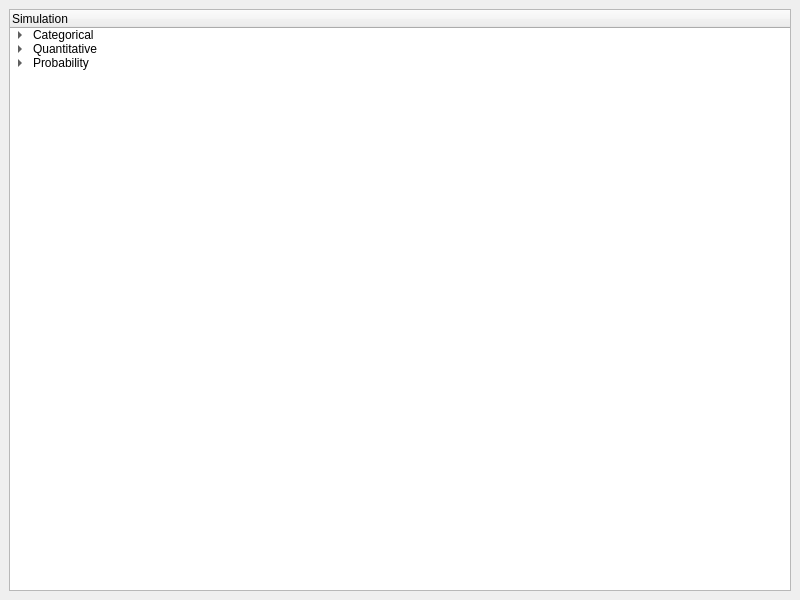
<?xml version="1.0" encoding="UTF-8"?>
<ui version="4.0">
 <class>MainWindow</class>
 <widget class="QMainWindow" name="MainWindow">
  <property name="geometry">
   <rect>
    <x>0</x>
    <y>0</y>
    <width>800</width>
    <height>600</height>
   </rect>
  </property>
  <property name="windowTitle">
   <string>Desktop Statistics Calculator</string>
  </property>
  <widget class="QWidget" name="centralwidget">
   <layout class="QHBoxLayout" name="horizontalLayout">
    <item>
     <widget class="QSplitter" name="splitter">
      <property name="orientation">
       <enum>Qt::Orientation::Horizontal</enum>
      </property>
      <widget class="QTreeWidget" name="navTree">
       <column>
        <property name="text">
         <string>Simulation </string>
        </property>
       </column>
       <item>
        <property name="text">
         <string>Categorical</string>
        </property>
        <item>
         <property name="text">
          <string>1 Categorical Variable</string>
         </property>
         <item>
          <property name="text">
           <string>Single Group</string>
          </property>
          <property name="whatsThis">
           <string>1cat_single</string>
          </property>
         </item>
         <item>
          <property name="text">
           <string>Multiple Groups</string>
          </property>
          <property name="whatsThis">
           <string>1cat_multi</string>
          </property>
         </item>
        </item>
        <item>
         <property name="text">
          <string>2 Categorical Variables</string>
         </property>
         <property name="whatsThis">
          <string>2cat</string>
         </property>
        </item>
       </item>
       <item>
        <property name="text">
         <string>Quantitative</string>
        </property>
        <item>
         <property name="text">
          <string>1 Quantitative Variable</string>
         </property>
         <item>
          <property name="text">
           <string>Single Group</string>
          </property>
          <property name="whatsThis">
           <string>1quant_single</string>
          </property>
         </item>
         <item>
          <property name="text">
           <string>Multiple Groups</string>
          </property>
          <property name="whatsThis">
           <string>1quant_multi</string>
          </property>
         </item>
        </item>
        <item>
         <property name="text">
          <string>2 Quantitative Variables</string>
         </property>
         <property name="whatsThis">
          <string>2quant</string>
         </property>
        </item>
       </item>
       <item>
        <property name="text">
         <string>Probability</string>
        </property>
        <item>
         <property name="text">
          <string>Normal Distribution</string>
         </property>
         <property name="whatsThis">
          <string>normdist</string>
         </property>
        </item>
       </item>
      </widget>
     </widget>
    </item>
   </layout>
  </widget>
  <widget class="QMenuBar" name="menubar">
   <property name="geometry">
    <rect>
     <x>0</x>
     <y>0</y>
     <width>800</width>
     <height>21</height>
    </rect>
   </property>
  </widget>
 </widget>
 <resources/>
 <connections>
  <connection>
   <sender>navTree</sender>
   <signal>itemActivated(QTreeWidgetItem*,int)</signal>
   <receiver>MainWindow</receiver>
   <slot>handleNavigation(QTreeWidgetItem*,int)</slot>
   <hints>
    <hint type="sourcelabel">
     <x>245</x>
     <y>311</y>
    </hint>
    <hint type="destinationlabel">
     <x>544</x>
     <y>-15</y>
    </hint>
   </hints>
  </connection>
 </connections>
 <slots>
  <slot>handleNavigation(QTreeWidgetItem*,int)</slot>
 </slots>
</ui>
